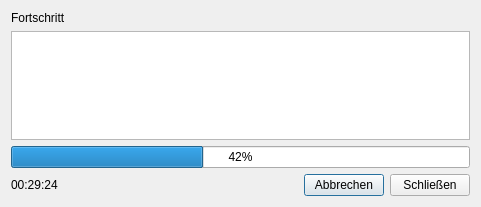
<?xml version="1.0" encoding="UTF-8"?>
<ui version="4.0">
 <class>Dialog</class>
 <widget class="QDialog" name="Dialog">
  <property name="geometry">
   <rect>
    <x>0</x>
    <y>0</y>
    <width>481</width>
    <height>207</height>
   </rect>
  </property>
  <property name="windowTitle">
   <string>Dialog</string>
  </property>
  <layout class="QVBoxLayout" name="verticalLayout">
   <item>
    <widget class="QLabel" name="label_5">
     <property name="text">
      <string>Fortschritt</string>
     </property>
    </widget>
   </item>
   <item>
    <widget class="QPlainTextEdit" name="progresstextoutput_textedit"/>
   </item>
   <item>
    <widget class="QProgressBar" name="geocodingprogress_progressbar">
     <property name="value">
      <number>42</number>
     </property>
     <property name="orientation">
      <enum>Qt::Horizontal</enum>
     </property>
     <property name="invertedAppearance">
      <bool>false</bool>
     </property>
     <property name="textDirection">
      <enum>QProgressBar::TopToBottom</enum>
     </property>
    </widget>
   </item>
   <item>
    <spacer name="verticalSpacer">
     <property name="orientation">
      <enum>Qt::Vertical</enum>
     </property>
     <property name="sizeHint" stdset="0">
      <size>
       <width>20</width>
       <height>40</height>
      </size>
     </property>
    </spacer>
   </item>
   <item>
    <layout class="QHBoxLayout" name="horizontalLayout">
     <property name="topMargin">
      <number>0</number>
     </property>
     <item>
      <widget class="QLabel" name="elapsed_time_label">
       <property name="text">
        <string>00:29:24</string>
       </property>
      </widget>
     </item>
     <item>
      <spacer name="horizontalSpacer">
       <property name="orientation">
        <enum>Qt::Horizontal</enum>
       </property>
       <property name="sizeHint" stdset="0">
        <size>
         <width>40</width>
         <height>20</height>
        </size>
       </property>
      </spacer>
     </item>
     <item>
      <widget class="QPushButton" name="cancel_button">
       <property name="text">
        <string>Abbrechen</string>
       </property>
      </widget>
     </item>
     <item>
      <widget class="QPushButton" name="close_button">
       <property name="text">
        <string>Schließen</string>
       </property>
      </widget>
     </item>
    </layout>
   </item>
  </layout>
 </widget>
 <resources/>
 <connections/>
</ui>
